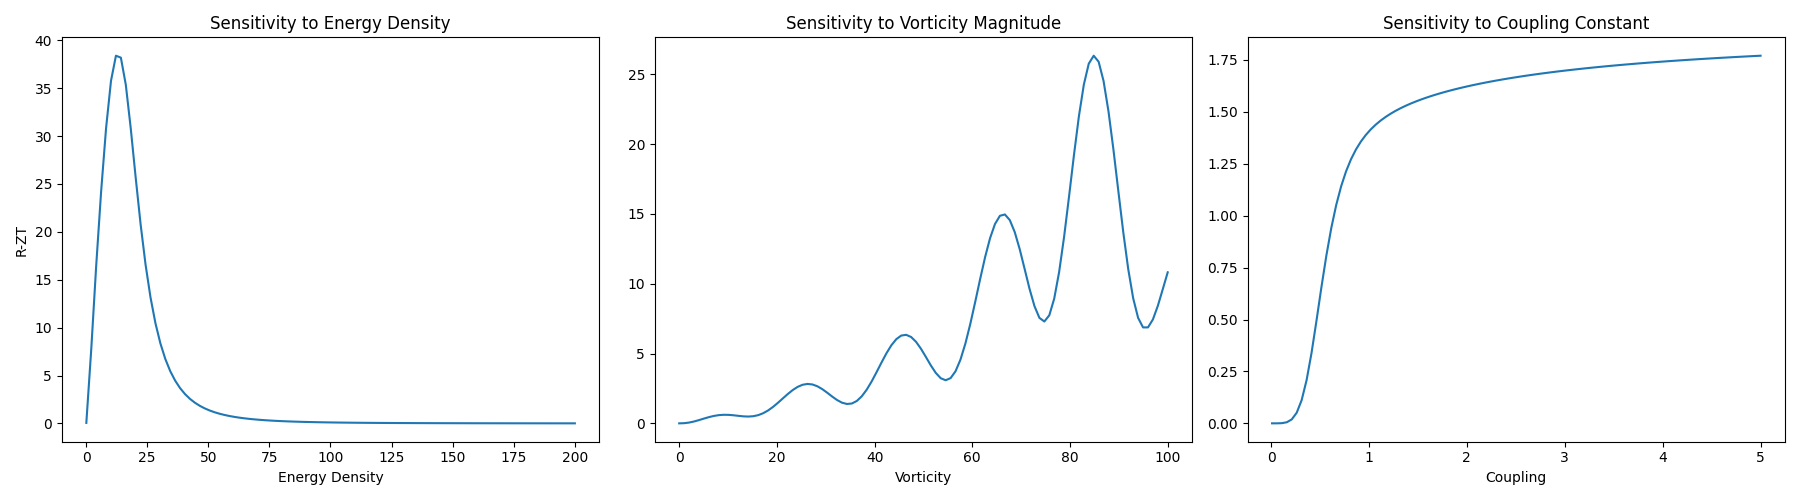

Python code for this plot:
import numpy as np
import matplotlib.pyplot as plt
from material_engine import RelMaterial

def sensitivity_analysis():
    # Base parameters
    e_dens = 50.0
    vort = np.array([0, 0, 20.0])
    coupling = 1.0

    # Ranges
    e_range = np.linspace(0.1, 200, 100)
    v_range = np.linspace(0, 100, 100)
    c_range = np.linspace(0.01, 5.0, 100)

    eff_e = [RelMaterial(e, vort, coupling).calculate_efficiency() for e in e_range]
    eff_v = [RelMaterial(e_dens, np.array([0,0,v]), coupling).calculate_efficiency() for v in v_range]
    eff_c = [RelMaterial(e_dens, vort, c).calculate_efficiency() for c in c_range]

    fig, axs = plt.subplots(1, 3, figsize=(18, 5))

    axs[0].plot(e_range, eff_e)
    axs[0].set_title('Sensitivity to Energy Density')
    axs[0].set_xlabel('Energy Density')
    axs[0].set_ylabel('R-ZT')

    axs[1].plot(v_range, eff_v)
    axs[1].set_title('Sensitivity to Vorticity Magnitude')
    axs[1].set_xlabel('Vorticity')

    axs[2].plot(c_range, eff_c)
    axs[2].set_title('Sensitivity to Coupling Constant')
    axs[2].set_xlabel('Coupling')

    plt.tight_layout()
    plt.savefig('rel_thermo_search/sensitivity_analysis.png')
    print("Sensitivity analysis saved to rel_thermo_search/sensitivity_analysis.png")

if __name__ == "__main__":
    sensitivity_analysis()
